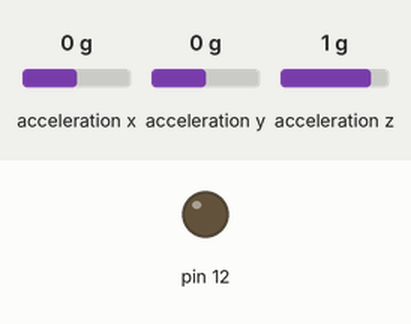
Simulated run of this sketch. Board: Arduino Uno, built with avr-gcc and run on an emulated ATmega328P. On the bench: output pins drawn as LEDs (lit = HIGH). The test bench sets the inputs (shaded band); at power-on: acceleration x 0 g, acceleration y 0 g, acceleration z 1 g. What the sketch prints to the serial monitor is not drawn.

Above: at 1.55 s.
Timing chart, 0 to 4.5 s (numbered marks = the images above):
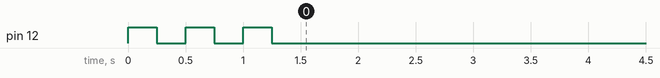

The sketch:

adxl.ino
```cpp
#include <ADXL345.h>
ADXL345 accelerometer;
String veri;  int pitch=0; int roll  = 0; int yaw = 0;
int fpitch = 0; int froll  =0; int fyaw  = 0;

void setup() {

  pinMode(12, OUTPUT);
  digitalWrite(12, HIGH); delay(250); digitalWrite(12, LOW);  delay(250);
  digitalWrite(12, HIGH); delay(250); digitalWrite(12, LOW);  delay(250);
  digitalWrite(12, HIGH); delay(250); digitalWrite(12, LOW);  delay(250);
  Serial.begin(9600);
  if (!accelerometer.begin()){Serial.println("ADXL345 Sensor Hatası!");}
}

void loop() {
  digitalWrite(12, HIGH);  delay(1);
  Vector norm = accelerometer.readNormalize();  Vector filtered = accelerometer.lowPassFilter(norm, 0.5);

  pitch = (atan2(norm.XAxis, norm.ZAxis) * 180.0) / M_PI;  roll  = (atan2(norm.YAxis, norm.ZAxis) * 180.0) / M_PI;
  yaw = (atan2(norm.XAxis, norm.YAxis) * 180.0) / M_PI;

  fpitch = (atan2(filtered.XAxis, sqrt(filtered.YAxis * filtered.YAxis + filtered.ZAxis * filtered.ZAxis)) * 180.0) / M_PI;
  froll  = (atan2(filtered.YAxis, sqrt(filtered.XAxis * filtered.XAxis + filtered.ZAxis * filtered.ZAxis)) * 180.0) / M_PI;
  fyaw  = (atan2(filtered.ZAxis, sqrt(filtered.YAxis * filtered.YAxis + filtered.XAxis * filtered.XAxis)) * 180.0) / M_PI;

  Serial.print(fpitch); Serial.print(" ");   Serial.println(froll);
  digitalWrite(12, LOW);  delay(99);
}
```
